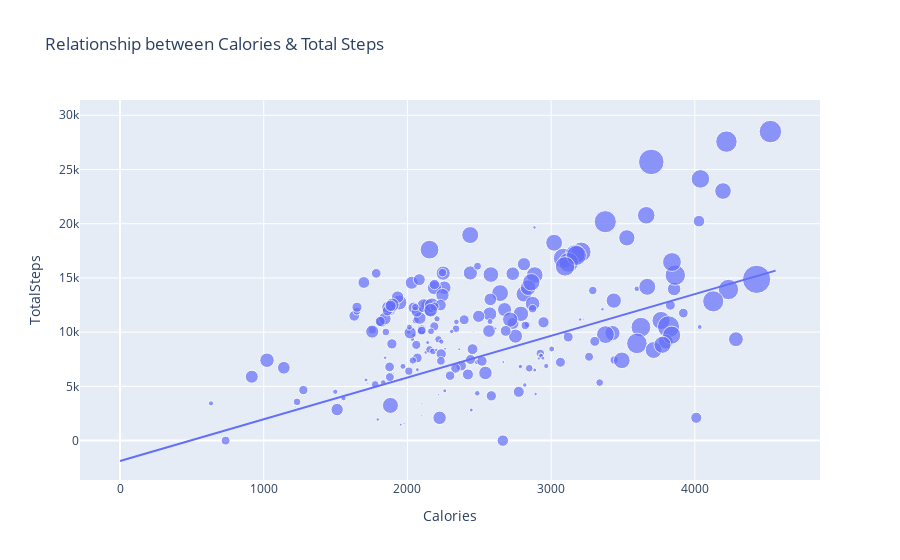

Notebook code cell kept with this figure:
### Code cell
#To see if there is a linear relationship between total number of steps and the number of calories burned in a day
figure = px.scatter(data_frame = data, x="Calories",
                    y="TotalSteps", size="VeryActiveMinutes", 
                    trendline="ols", 
                    title="Relationship between Calories & Total Steps")
figure.show()

### Figure 1 — Plotly figure (JSON) as saved in the notebook; plotly's stock layout.template omitted (floating-point values rounded to 4 significant figures; data arrays with more than 128 entries replaced by an {"elided": "..."} marker saying what was removed)
{"data": [{"hovertemplate": "Calories=%{x}<br>TotalSteps=%{y}<br>VeryActiveMinutes=%{marker.size}<extra></extra>", "legendgroup": "", "marker": {"color": "#636efa", "size": {"elided": "457 int values"}, "sizemode": "area", "sizeref": 0.505, "symbol": "circle"}, "mode": "markers", "name": "", "orientation": "v", "showlegend": false, "type": "scatter", "x": {"elided": "457 int values"}, "xaxis": "x", "y": {"elided": "457 int values"}, "yaxis": "y"}, {"hovertemplate": "<b>OLS trendline</b><br>TotalSteps = 3.84873 * Calories + -1880.04<br>R<sup>2</sup>=0.338003<br><br>Calories=%{x}<br>TotalSteps=%{y} <b>(trend)</b><extra></extra>", "legendgroup": "", "marker": {"color": "#636efa", "symbol": "circle"}, "mode": "lines", "name": "", "showlegend": false, "type": "scatter", "x": {"elided": "457 int values"}, "xaxis": "x", "y": {"elided": "457 float values"}, "yaxis": "y"}], "layout": {"legend": {"itemsizing": "constant", "tracegroupgap": 0}, "title": {"text": "Relationship between Calories & Total Steps"}, "xaxis": {"anchor": "y", "domain": [0, 1], "title": {"text": "Calories"}}, "yaxis": {"anchor": "x", "domain": [0, 1], "title": {"text": "TotalSteps"}}}}
